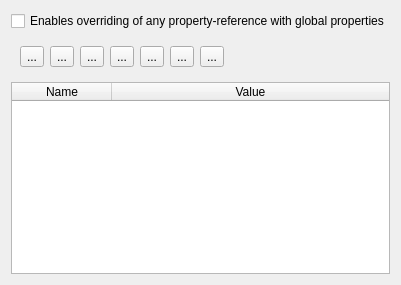
     <widget class="QWidget" name="globalPropertiesPage">
      <layout class="QVBoxLayout" name="globalPropertiesPageLayout">
       <item>
        <widget class="QCheckBox" name="globalPropertiesEnableOverrideCheckBox">
         <property name="text">
          <string>Enables overriding of any property-reference with global properties</string>
         </property>
        </widget>
       </item>
       <item>
        <widget class="QWidget" name="globalPropertiesTableActionsWidget" native="true">
         <layout class="QHBoxLayout" name="globalPropertiesTableActionsLayout">
          <item>
           <widget class="QToolButton" name="globalPropertiesAddButton">
            <property name="toolTip">
             <string>Adds a property to the property list</string>
            </property>
            <property name="text">
             <string>...</string>
            </property>
            <property name="icon">
             <iconset theme="list-add"/>
            </property>
           </widget>
          </item>
          <item>
           <widget class="QToolButton" name="globalPropertiesRemoveButton">
            <property name="toolTip">
             <string>Removes the selected property from the property list</string>
            </property>
            <property name="text">
             <string>...</string>
            </property>
            <property name="icon">
             <iconset theme="list-remove"/>
            </property>
           </widget>
          </item>
          <item>
           <widget class="QToolButton" name="globalPropertiesUpButton">
            <property name="toolTip">
             <string>Moves the selected property up one list</string>
            </property>
            <property name="text">
             <string>...</string>
            </property>
            <property name="icon">
             <iconset theme="go-up"/>
            </property>
           </widget>
          </item>
          <item>
           <widget class="QToolButton" name="globalPropertiesDownButton">
            <property name="toolTip">
             <string>Moves the selected property down one item</string>
            </property>
            <property name="text">
             <string>...</string>
            </property>
            <property name="icon">
             <iconset theme="go-down"/>
            </property>
           </widget>
          </item>
          <item>
           <widget class="QToolButton" name="globalPropertiesClearButton">
            <property name="toolTip">
             <string>Clears all current property values</string>
            </property>
            <property name="text">
             <string>...</string>
            </property>
            <property name="icon">
             <iconset theme="edit-clear"/>
            </property>
           </widget>
          </item>
          <item>
           <widget class="QToolButton" name="globalPropertiesImportButton">
            <property name="toolTip">
             <string>Loads property values from an external file</string>
            </property>
            <property name="text">
             <string>...</string>
            </property>
            <property name="icon">
             <iconset theme="document-open"/>
            </property>
           </widget>
          </item>
          <item>
           <widget class="QToolButton" name="globalPropertiesExportButton">
            <property name="toolTip">
             <string>Saves current property-values to a file</string>
            </property>
            <property name="text">
             <string>...</string>
            </property>
            <property name="icon">
             <iconset theme="document-save-as"/>
            </property>
           </widget>
          </item>
          <item>
           <spacer name="globalPropertiesTableActionsHorizontalSpacer">
            <property name="orientation">
             <enum>Qt::Orientation::Horizontal</enum>
            </property>
            <property name="sizeHint" stdset="0">
             <size>
              <width>40</width>
              <height>20</height>
             </size>
            </property>
           </spacer>
          </item>
         </layout>
        </widget>
       </item>
       <item>
        <widget class="QTableWidget" name="globalPropertiesTableWidget">
         <attribute name="horizontalHeaderStretchLastSection">
          <bool>true</bool>
         </attribute>
         <column>
          <property name="text">
           <string>Name</string>
          </property>
         </column>
         <column>
          <property name="text">
           <string>Value</string>
          </property>
         </column>
        </widget>
       </item>
      </layout>
     </widget>
